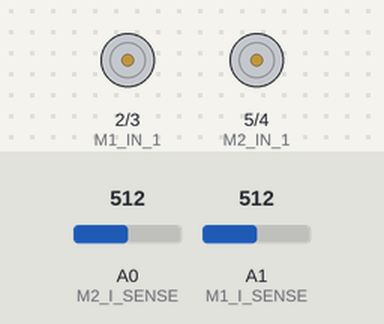
A sketch run on a simulated Arduino Uno, built with avr-gcc and run on an emulated ATmega328P. Shown: motor-driver pin pairs drawn as motors (green arrow = first pin HIGH = forward, orange = second pin HIGH = backward, longer = more drive). Inputs (shaded band) come from the test bench; at power-on: A0 (M2_I_SENSE) = 512, A1 (M1_I_SENSE) = 512.

Above: at 2.5 s.
At 5.5 s:
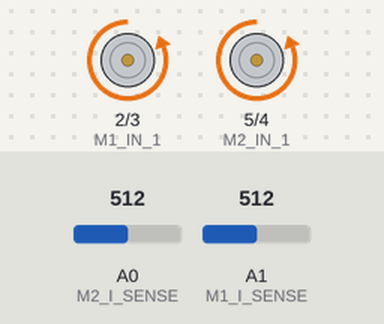
At 6.4 s:
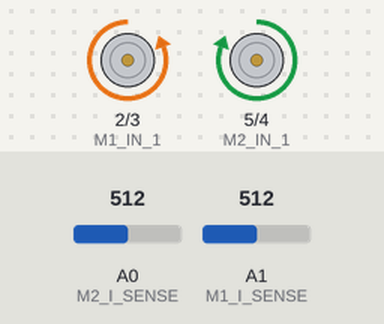
Timing chart, 0 to 8.7 s (numbered marks = the images above):
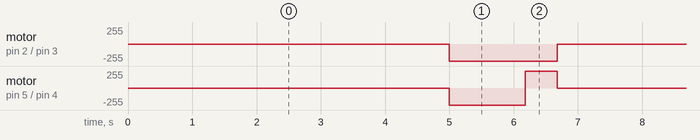

Measured:
- by itself, motor on pin 2 (M1_IN_1) / pin 3 (M1_IN_2): alternates backward 255/255 for 1.7 s and stopped for 5.0 s
- by itself, motor on pin 5 (M2_IN_1) / pin 4 (M2_IN_2): repeats every 6.7 s: forward 255/255 0.50 s, stopped 5.0 s, backward 255/255 1.2 s

The sketch:

MotorTest.ino
```cpp
const unsigned int M1_IN_1 = 2;
const unsigned int M1_IN_2 = 3;
const unsigned int M2_IN_1 = 5;
const unsigned int M2_IN_2 = 4;

const unsigned int M1_I_SENSE = A1;
const unsigned int M2_I_SENSE = A0;

const float M_I_COUNTS_TO_A = (3.3 / 1024.0) / 0.120;

const unsigned int PWM_VALUE = 255;

void M1_backward() {
  analogWrite(M1_IN_1, PWM_VALUE);
  analogWrite(M1_IN_2, 0);
}

void M1_forward() {
  analogWrite(M1_IN_1, 0);
  analogWrite(M1_IN_2, PWM_VALUE);
}

void M1_stop() {
  analogWrite(M1_IN_1, 0);
  analogWrite(M1_IN_2, 0);
}

void M2_backward() {
  analogWrite(M2_IN_1, PWM_VALUE);
  analogWrite(M2_IN_2, 0);
}

void M2_forward() {
  analogWrite(M2_IN_1, 0);
  analogWrite(M2_IN_2, PWM_VALUE);
}

void M2_stop() {
  analogWrite(M2_IN_1, 0);
  analogWrite(M2_IN_2, 0);
}

void setup() {
  pinMode(M1_IN_1, OUTPUT);
  pinMode(M1_IN_2, OUTPUT);
  pinMode(M2_IN_1, OUTPUT);
  pinMode(M2_IN_2, OUTPUT);
}

void loop() {
  M1_stop();
  M2_stop();

  delay(5000);

  M1_forward();
  M2_forward();

  for(int i = 0; i < 500; i++) {
    int M1_I_counts = analogRead(M1_I_SENSE);
    int M2_I_counts = analogRead(M2_I_SENSE);

    Serial.print(M1_I_counts);
    Serial.print("\t");
    Serial.print(M1_I_counts * M_I_COUNTS_TO_A);
    Serial.print("\t");
    Serial.print(M2_I_counts);
    Serial.print("\t");
    Serial.print(M2_I_counts * M_I_COUNTS_TO_A);
    Serial.println();
    delay(1);
  }


  M2_backward();
  delay(500);
}
```
